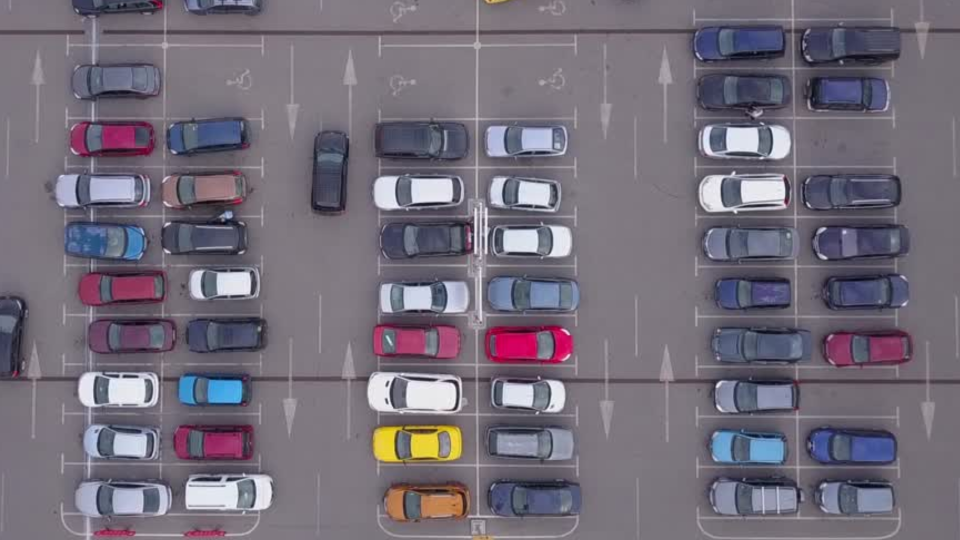
#> input picture car1.png, 1920 x 1080 px (shown at 1/2 size)
$ python datacollection.py
#> lines starting #> are read from the running program, lines starting #| are printed output that depends on the picture; after the words box and inside, x2 and y2 are one past the last pixel; in counts of white or black regions, pixels touching at a corner belong together
import cv2
import pickle
import os

width = 130
height = 65

save_dir = 'cropped_img'

if not os.path.exists(save_dir):
    os.makedirs(save_dir)

def save_cropped_img(img, pos, index):
    cropped_img = img[pos[1]:pos[1]+height, pos[0]:pos[0]+width]
    save_path = os.path.join(save_dir, f'roi_{index}.png')
    cv2.imwrite(save_path, cropped_img)
    print(f'saved cropped image: {save_path}')


try:
    with open('carposition.pkl', 'rb') as f:
#> (reads carposition.pkl from the repository)
        positionList = pickle.load(f)
except :
    positionList = []

def mouseclick(events, x, y, flags, params):
    if events == cv2.EVENT_LBUTTONDOWN:
        positionList.append((x, y))
        save_cropped_img(cv2.resize(cv2.imread('car1.png'), (1280, 720)), (x, y), len(positionList))
    if events == cv2.EVENT_RBUTTONDOWN:
        for i, pos in enumerate(positionList):
            x1, y1 = pos
            if x1<x<x1+width and y1<y<y1+height:
                positionList.pop(i)
    with open('carposition.pkl', 'wb') as f:
        pickle.dump(positionList, f)

while True:
    image = cv2.imread('car1.png')
#> image is the input picture: shape (1080, 1920, 3); mean B, G, R 121.2, 108.8, 115.3
    image = cv2.resize(image, (1280, 720))
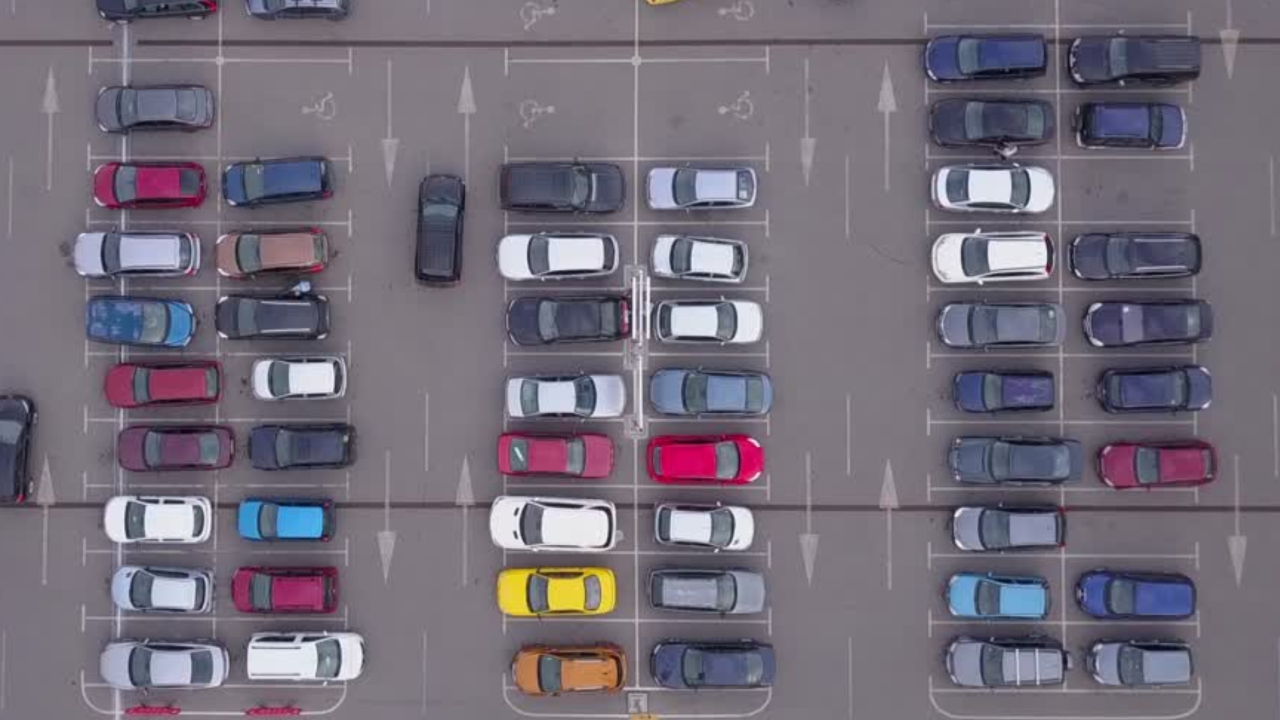
#> image: shape (720, 1280, 3); mean B, G, R 121.2, 108.7, 115.3
    for pos in positionList:
        if len(pos)==2:
            x, y = pos
            cv2.rectangle(image, (x, y), (x + width, y + height), (255, 0, 255), 2)
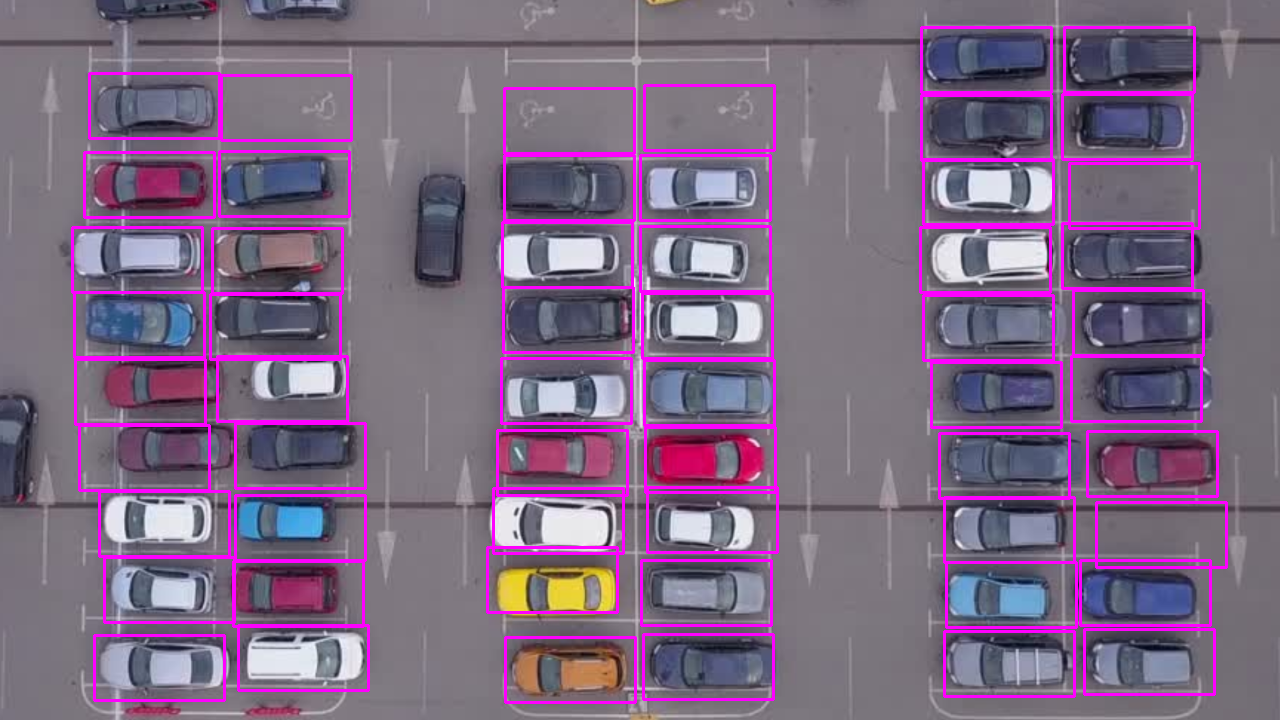
#> image: shape (720, 1280, 3); 6.54% of pixels changed, all inside (x1, y1, x2, y2) = (71, 26, 1228, 704)

    cv2.imshow("Image", image)
    cv2.setMouseCallback("Image", mouseclick)
    k = cv2.waitKey(1)
#> (key q is pressed here)
    if k==ord('q'):
        break
